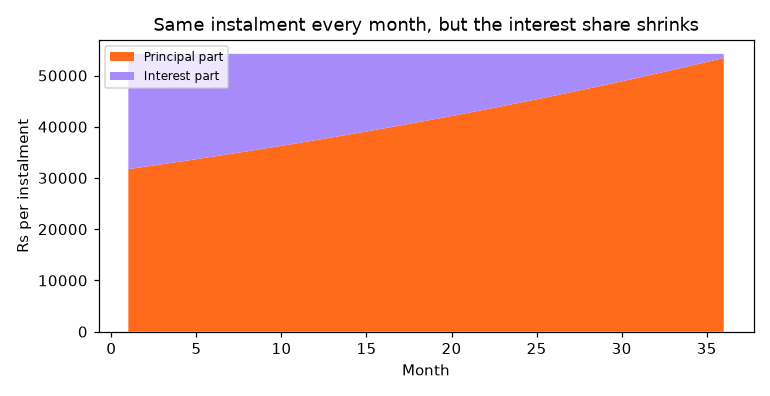

The Python source for this figure:
"""
Session 3 · Mini project: loan / instalment planner
---------------------------------------------------
A small library of functions that answers real questions about a loan:
  emi()        - fixed monthly instalment (standard reducing-balance formula)
  schedule()   - month-by-month split into interest and principal
  compare()    - total cost of several tenures
Each function does one job, has a docstring and sensible defaults.
Run:  python session-03_project_loan_planner.py
"""
def emi(principal, annual_rate, years):
    """Monthly instalment: P*r*(1+r)^n / ((1+r)^n - 1), r = monthly rate, n = months."""
    r = annual_rate / 12
    n = years * 12
    if r == 0:
        return principal / n
    growth = (1 + r) ** n
    return principal * r * growth / (growth - 1)

def schedule(principal, annual_rate, years):
    """Yield (month, interest, principal_paid, balance) for every month."""
    pay = emi(principal, annual_rate, years)
    balance = principal
    for month in range(1, years * 12 + 1):
        interest = balance * annual_rate / 12
        paid = pay - interest
        balance -= paid
        yield month, interest, paid, max(balance, 0)

def compare(principal, annual_rate, tenures=(1, 2, 3, 5)):
    """Return a list of dicts comparing instalment and total interest by tenure."""
    rows = []
    for years in tenures:
        m = emi(principal, annual_rate, years)
        rows.append({"years": years, "emi": m, "total": m * years * 12,
                     "interest": m * years * 12 - principal})
    return rows

LOAN, RATE = 1_500_000, 0.18          # e.g. a used-car loan at 18 % a year
print(f"Loan Rs {LOAN:,} at {RATE:.0%} a year")
print(f"{'Years':>5} {'EMI':>10} {'Total paid':>12} {'Interest':>11}")
for row in compare(LOAN, RATE):
    print(f"{row['years']:>5} {row['emi']:>10,.0f} {row['total']:>12,.0f} {row['interest']:>11,.0f}")

print("\nFirst and last months of the 3-year plan")
rows = list(schedule(LOAN, RATE, 3))
for month, interest, paid, bal in rows[:3] + rows[-2:]:
    print(f"  month {month:>2}: interest {interest:>8,.0f}  principal {paid:>8,.0f}  balance {bal:>10,.0f}")

# Chart: how each instalment is split over time
import matplotlib
matplotlib.use("Agg")
import matplotlib.pyplot as plt
months = [r[0] for r in rows]
fig, ax = plt.subplots(figsize=(7, 3.6))
ax.stackplot(months, [r[2] for r in rows], [r[1] for r in rows],
             labels=["Principal part", "Interest part"], colors=["#FF6B1A", "#A78BFA"])
ax.set_xlabel("Month"); ax.set_ylabel("Rs per instalment")
ax.set_title("Same instalment every month, but the interest share shrinks")
ax.legend(loc="upper left", fontsize=8)
fig.tight_layout(); fig.savefig("session-03_project_loan_planner.png", dpi=110)
print("Chart saved: session-03_project_loan_planner.png")
